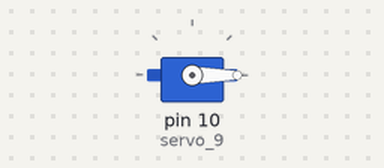
Bench run of a sketch on a simulated Arduino Uno, built with avr-gcc and run on an emulated ATmega328P. On the bench: servo.

Above: at 0.05 s.
At 4.0 s:
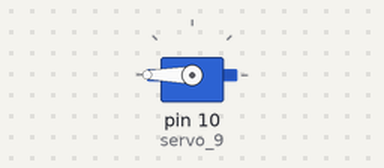
Timing chart, 0 to 5.2 s (numbered marks = the images above):
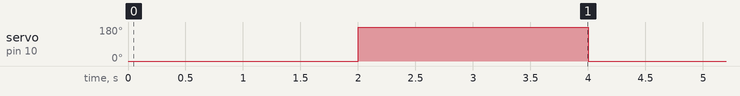

Measured:
- by itself, servo on pin 10 (servo_9): alternates 180° for 2.0 s and 0° for 2.0 s

The sketch:

servo.ino
```cpp
#include <Servo.h>

int pos = 0;

Servo servo_9;

void setup()
{
  Serial.begin(9600);
  servo_9.attach(10, 500, 2500);
}

void loop()
{
  // for (pos = 180; pos >=0 ; pos -= 10) {
  //   servo_9.write(pos);
  //   delay(100);
  // }

  // for (pos = 0; pos <= 180; pos += 10) {
  //   servo_9.write(pos);
  //   delay(100);
  // }
  servo_9.write(0);
  delay(2000);
  servo_9.write(180);
  delay(2000);
}
```
